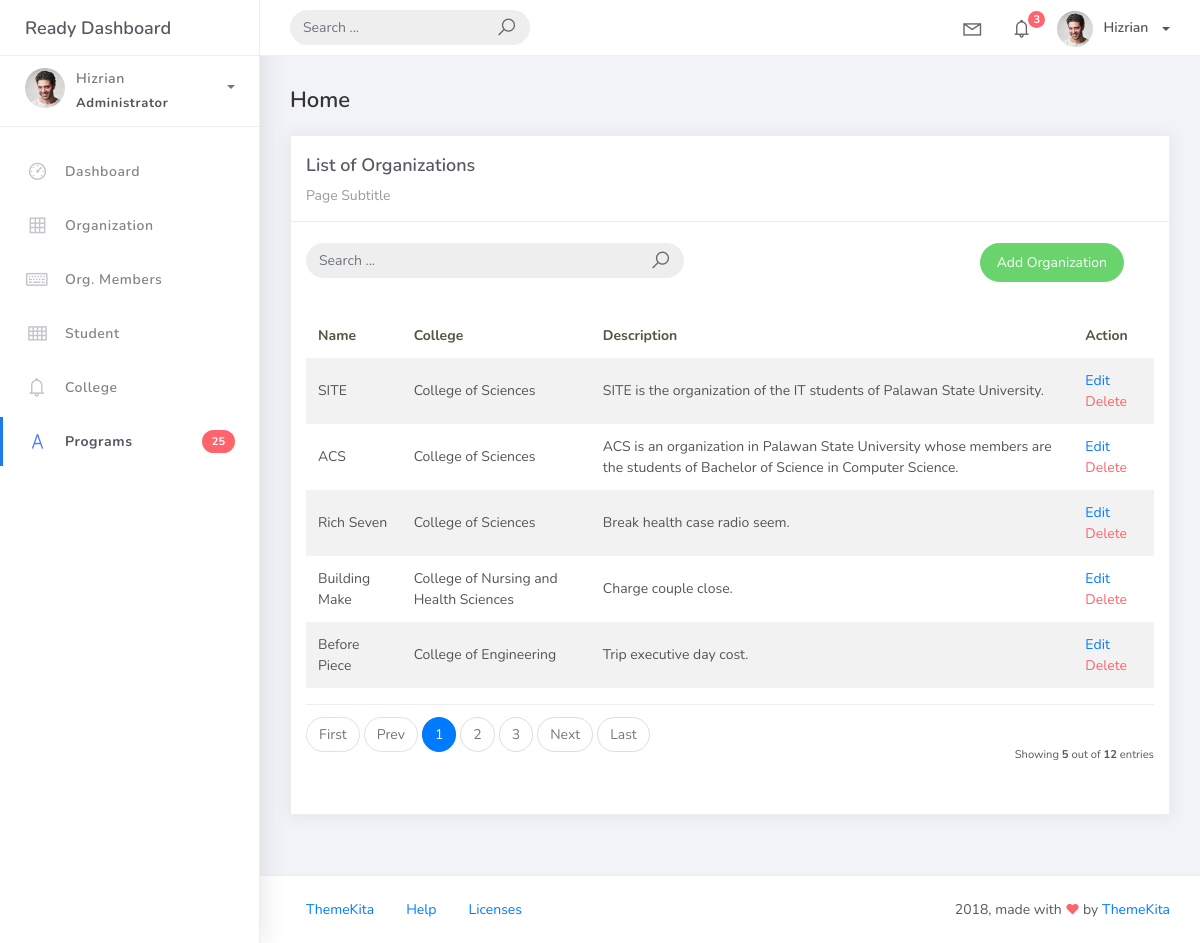
The page /organization_list on the database as committed earlier.
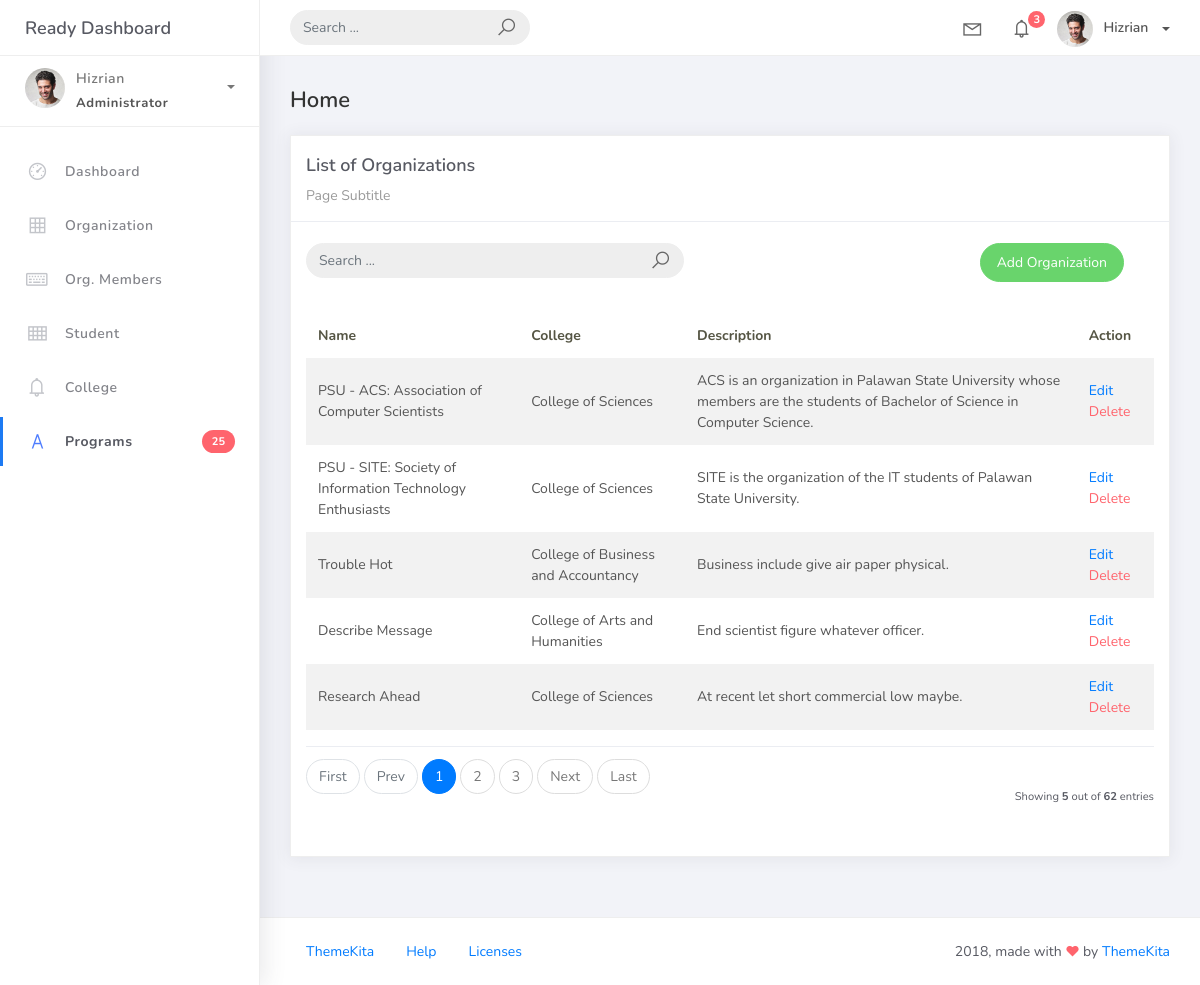
The same page on the database as committed later.
### studentorg/models.py (models this page shows, shortened)
class BaseModel (models.Model):
    created_at = models.DateTimeField(auto_now_add=True, db_index=True)
    updated_at = models.DateTimeField(auto_now=True)
    class Meta:
        abstract = True

class Organization(BaseModel):
    name = models.CharField(max_length=250)
    college = models.ForeignKey(
        College, null=True, blank=True, on_delete=models.CASCADE)
    description = models.CharField(max_length=500)

class College(BaseModel):
    college_name = models.CharField(max_length=150)
    def __str__(self):
        return self.college_name

### studentorg/views.py (the view)
# urls.py: path('organization_list', OrganizationList.as_view(), name='organization-list'),
class OrganizationList(ListView):
    model = Organization
    context_object_name = 'organization'
    template_name = "org_list.html"
    paginate_by = 5

### templates/org_list.html
{% extends 'base.html' %} {% load static %} {% block content %}
<div class="content">
    <div class="container-fluid">
        <h4 class="page-title">Home</h4>
        <div class="row">
            <div class="col-md-12">
                <div class="card">
                    <div class="card-header">
                        <div class="card-title">List of Organizations</div>
                        <div class="card-category">Page Subtitle</div>
                    </div>
                    <br />
                    <div class="col-md-12 row">
                        <div class="col-md-6">
                            <form class="navbar-left navbar-form nav-search mr-md-3" action="">
                                <div class="input-group">
                                    <input type="text" placeholder="Search ..." class="form-control" />
                                    <div class="input-group-append">
                                        <span class="input-group-text">
                                            <i class="la la-search search-icon"></i>
                                        </span>
                                    </div>
                                </div>
                            </form>
                        </div>
                        <div class="col-md-6">
                            <div class="pull-right">
                                <a href="{% url 'organization-add' %}" class="btn btn-success btn-rounded">Add Organization</a>
                            </div>
                        </div>
                    </div>
                    <div class="card-body">
                        <table class="table table-striped mt-3">
                            <thead>
                                <tr>
                                    <th scope="col">Name</th>
                                    <th scope="col">College</th>
                                    <th scope="col">Description</th>
                                    <th scope="col">Action</th>
                                </tr>
                            </thead>
                            <tbody>
                                {% for object in object_list %}
                                <tr>
                                    <td>{{ object.name }}</td>
                                    <td>{{ object.college }}</td>
                                    <td>{{ object.description }}</td>
                                    <td>
                                        <a href="organization_list/{{ object.id }}">Edit</a>
                                        <a href="organization_list/{{ object.id }}/delete" class="text-danger">Delete</a>
                                    </td>
                                </tr>
                                {% empty %}
                                <tr>
                                    <td colspan="4" style="text-align: center;">
                                        <p class="text-sm font-weight-bold mb-0">No Records Found</p>
                                    </td>
                                </tr>
                                {% endfor %}
                            </tbody>
                        </table>
                        {% include 'includes/pagination.html' %}
                    </div>
                </div>
            </div>
        </div>
    </div>
</div>
{% endblock %}

### templates/base.html (shortened to what this page needs)
{% load static %}
<!DOCTYPE html>
<html>
<head>
	<link rel="stylesheet" href="{% static 'css/bootstrap.min.css' %}">
	<link rel="stylesheet" href="{% static 'css/ready.css' %}">
	<link rel="stylesheet" href="{% static 'css/demo.css' %}">
</head>
<body>
	<div class="wrapper">
		<div class="main-header">
			<div class="logo-header">
				<a href="index.html" class="logo">
					Ready Dashboard
				</a>
			</div>
			<nav class="navbar navbar-header navbar-expand-lg">
				<div class="container-fluid">
					<form class="navbar-left navbar-form nav-search mr-md-3" action="">
						<div class="input-group">
							<input type="text" placeholder="Search ..." class="form-control">
							<div class="input-group-append">
								<span class="input-group-text">
									<i class="la la-search search-icon"></i>
								</span>
							</div>
						</div>
					</form>
					<ul class="navbar-nav topbar-nav ml-md-auto align-items-center">
						<li class="nav-item dropdown hidden-caret">
							<a class="nav-link dropdown-toggle" href="#" id="navbarDropdown" role="button" data-toggle="dropdown" aria-haspopup="true" aria-expanded="false">
								<i class="la la-envelope"></i>
							</a>
						</li>
						<li class="nav-item dropdown hidden-caret">
							<a class="nav-link dropdown-toggle" href="#" id="navbarDropdown" role="button" data-toggle="dropdown" aria-haspopup="true" aria-expanded="false">
								<i class="la la-bell"></i>
								<span class="notification">3</span>
							</a>
						</li>
						<li class="nav-item dropdown">
							<a class="dropdown-toggle profile-pic" data-toggle="dropdown" href="#" aria-expanded="false"> <img src="{% static 'img/profile.jpg' %}" alt="user-img" width="36" class="img-circle"><span >Hizrian</span></span> </a>
							</li>
						</ul>
					</div>
				</nav>
			</div>
			<div class="sidebar">
				<div class="scrollbar-inner sidebar-wrapper">
					<div class="user">
						<div class="photo">
							<img src="{% static 'img/profile.jpg' %}">                            >
						</div>
						<div class="info">
							<a class="" data-toggle="collapse" href="#collapseExample" aria-expanded="true">
								<span>
									Hizrian
									<span class="user-level">Administrator</span>
									<span class="caret"></span>
								</span>
							</a>
						</div>
					</div>
					<ul class="nav">
						<li class="nav-item">
							<a href="{% url 'home' %}">
								<i class="la la-dashboard"></i>
								<p>Dashboard</p>
							</a>
						</li>
						<li class="nav-item">
							<a href="{% url 'organization-list' %}">
								<i class="la la-table"></i>
                                <p>Organization</p>
							</a>
						</li>
						<li class="nav-item">
							<a href="{% url 'org-members-list' %}">
								<i class="la la-keyboard-o"></i>
                                <p>Org. Members</p>
							</a>
						</li>
						<li class="nav-item">
							<a href="{% url 'students-list' %}">
								<i class="la la-th"></i>
								<p>Student</p>
							</a>
						</li>
						<li class="nav-item">
							<a href="notifications.html">
								<i class="la la-bell"></i>
								<p>College</p>
							</a>
						</li>
						<li class="nav-item active">
							<a href="typography.html">
								<i class="la la-font"></i>
								<p>Programs</p>
								<span class="badge badge-danger">25</span>
							</a>
						</li>
					</ul>
				</div>
			</div>
			<div class="main-panel">
				{% block content %}
                {% endblock %}
				<footer class="footer">
					<div class="container-fluid">
						<nav class="pull-left">
							<ul class="nav">
								<li class="nav-item">
									<a class="nav-link" href="http://www.themekita.com">
										ThemeKita
									</a>
								</li>
								<li class="nav-item">
									<a class="nav-link" href="#">
										Help
									</a>
								</li>
								<li class="nav-item">
									<a class="nav-link" href="#">
										Licenses
									</a>
								</li>
							</ul>
						</nav>
						<div class="copyright ml-auto">
							2018, made with <i class="la la-heart heart text-danger"></i> by <a href="http://www.themekita.com">ThemeKita</a>
						</div>
					</div>
				</footer>
			</div>
		</div>
</body>
</html>

### templates/includes/pagination.html (shortened to what this page needs)
{% if is_paginated %}
<div class="card-footer px-0 border-0 d-flex flex-column flex-lg-row align-items-center justify-content-between mt-3">
    <nav aria-label="Topics pagination" class="mb-4">
        <ul class="pagination">
            {% if page_obj.number > 1 %}
            <li class="page-item">
                <a class="page-item" href="?page=1">First</a>
            </li>
            {% else %}
            <li class="page-item disabled">
                <span class="page-link">First</span>
            </li>
            {% endif %}
            {% if page_obj.has_previous %}
            <li class="page-item">
                <a class="page-link" href="?page={{ page_obj.previous_page_number }}">Prev</a>
            </li>
            {% else %}
            <li class="page-item disabled">
                <span class="page-link">Prev</span>
            </li>
            {% endif %}
            {% for page_num in paginator.page_range %}
            {% if page_obj.number == page_num %}
            <li class="page-item active">
                <span class="page-link">
                    {{ page_num }}
                </span>
            </li>
            {% elif page_num > page_obj.number|add:"-3" and page_num < page_obj.number|add:"3" %}
            <li class="page-item">
                <a class="page-link" href="?page={{ page_num }}">{{ page_num }}</a>
            </li>
            {% endif %}
            {% endfor %}
            {% if page_obj.has_next %}
            <li class="page-item">
                <a class="page-link" href="?page={{ page_obj.next_page_number }}">Next</a>
            </li>
            {% else %}
            <li class="page-item disabled">
                <span class="page-link">Next</span>
            </li>
            {% endif %}
            {% if page_obj.number != paginator.num_pages %}
            <li class="page-item">
                <a class="page-link" href="?page={{ paginator.num_pages }}">Last</a>
            </li>
            {% else %}
            <li class="page-item disabled">
                <span class="page-link">Last</span>
            </li>
            {% endif %}
        </ul>
    </nav>
    <div class="fw-normal small mt-4 mt-lg-0">Showing <b>{{object_list.count}}</b> out of
        <b>{{paginator.count}}</b> entries
    </div>
</div>
{% endif %}

Rows that differ between the two databases and show on the page:
removed Organization: name "SITE", college "College of Sciences", description "SITE is the organization of the IT students of Palawan State University."
removed Organization: name "ACS", college "College of Sciences", description "ACS is an organization in Palawan State University whose members are the students of Bachelor of Science in Computer Science."
removed Organization: name "Rich Seven", college "College of Sciences", description "Break health case radio seem."
removed Organization: name "Building Make", college "College of Nursing and Health Sciences", description "Charge couple close."
removed Organization: name "Before Piece", college "College of Engineering", description "Trip executive day cost."
added Organization: name "PSU - ACS: Association of Computer Scientists", college "College of Sciences", description "ACS is an organization in Palawan State University whose members are the students of Bachelor of Science in Computer Science."
added Organization: name "PSU - SITE: Society of Information Technology Enthusiasts", college "College of Sciences", description "SITE is the organization of the IT students of Palawan State University."
added Organization: name "Trouble Hot", college "College of Business and Accountancy", description "Business include give air paper physical."
added Organization: name "Describe Message", college "College of Arts and Humanities", description "End scientist figure whatever officer."
added Organization: name "Research Ahead", college "College of Sciences", description "At recent let short commercial low maybe."
Other text that changed with them:
{{ paginator.count }}: "12" → "62"
